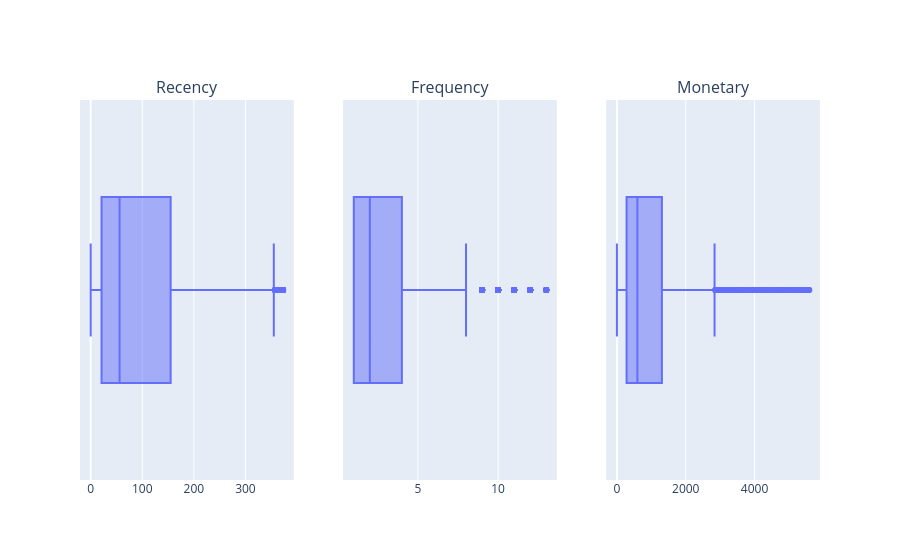

Write notebook code for a chart like this one.
### Markdown cell above
После удаления выбросов у вас должны получиться следующие коробчатые диаграммы:

### Code cell
boxes = [px.box(rfm_cleaned, x=column) for column in rfm_cleaned.columns]
fig = make_subplots(
    rows=1, cols=3, 
    subplot_titles=(
        "Recency", "Frequency", "Monetary"
    )
)

for i, box in enumerate(boxes):
    fig.add_trace(boxes[i]['data'][0], row=1, col=i+1)

fig.update_layout(showlegend=True)
fig.write_html('../assets/rfm_boxplots_after_outlier_removal.html', include_plotlyjs='cdn')
fig.show()

### Figure 1 — Plotly figure (JSON) as saved in the notebook; plotly's stock layout.template omitted (floating-point values rounded to 4 significant figures; data arrays with more than 128 entries replaced by an {"elided": "..."} marker saying what was removed)
{"data": [{"alignmentgroup": "True", "hovertemplate": "Recency=%{x}<extra></extra>", "legendgroup": "", "marker": {"color": "#636efa"}, "name": "", "notched": false, "offsetgroup": "", "orientation": "h", "showlegend": false, "type": "box", "x": {"elided": "4044 int values"}, "x0": " ", "xaxis": "x", "y0": " ", "yaxis": "y"}, {"alignmentgroup": "True", "hovertemplate": "Frequency=%{x}<extra></extra>", "legendgroup": "", "marker": {"color": "#636efa"}, "name": "", "notched": false, "offsetgroup": "", "orientation": "h", "showlegend": false, "type": "box", "x": {"elided": "4044 int values"}, "x0": " ", "xaxis": "x2", "y0": " ", "yaxis": "y2"}, {"alignmentgroup": "True", "hovertemplate": "Monetary=%{x}<extra></extra>", "legendgroup": "", "marker": {"color": "#636efa"}, "name": "", "notched": false, "offsetgroup": "", "orientation": "h", "showlegend": false, "type": "box", "x": {"elided": "4044 float values"}, "x0": " ", "xaxis": "x3", "y0": " ", "yaxis": "y3"}], "layout": {"annotations": [{"font": {"size": 16}, "showarrow": false, "text": "Recency", "x": 0.1444, "xanchor": "center", "xref": "paper", "y": 1.0, "yanchor": "bottom", "yref": "paper"}, {"font": {"size": 16}, "showarrow": false, "text": "Frequency", "x": 0.5, "xanchor": "center", "xref": "paper", "y": 1.0, "yanchor": "bottom", "yref": "paper"}, {"font": {"size": 16}, "showarrow": false, "text": "Monetary", "x": 0.8556, "xanchor": "center", "xref": "paper", "y": 1.0, "yanchor": "bottom", "yref": "paper"}], "showlegend": true, "xaxis": {"anchor": "y", "domain": [0.0, 0.2889]}, "xaxis2": {"anchor": "y2", "domain": [0.3556, 0.6444]}, "xaxis3": {"anchor": "y3", "domain": [0.7111, 1.0]}, "yaxis": {"anchor": "x", "domain": [0.0, 1.0]}, "yaxis2": {"anchor": "x2", "domain": [0.0, 1.0]}, "yaxis3": {"anchor": "x3", "domain": [0.0, 1.0]}}}
